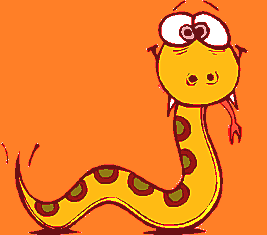
#> input picture OpenCV/mypython.png, 267 x 235 px, found by its file name
$ python 'OpenCV - Read and Write an image-2.py'
#> lines starting #> are read from the running program, lines starting #| are printed output that depends on the picture

#Read an image, then show the image in a window and destroy on amy key stroke
import cv2

# Load an color image in grayscale
img = cv2.imread('OpenCV\mypython.png',1)
#> img is the input picture: shape (235, 267, 3); mean B, G, R 38.7, 127.1, 240.3

#cv2.IMREAD_COLOR : Loads a color image; use 1
#cv2.IMREAD_GRAYSCALE : Loads image in grayscale mode ; use 0

cv2.imshow('my image',img)
cv2.waitKey(0)

img1 = cv2.imwrite('newpython.jpg',img)

img2 = cv2.imread('newpython.jpg',0)
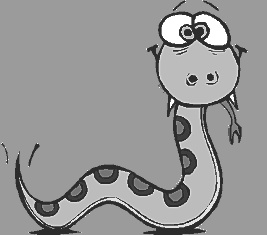
#> img2: shape (235, 267); min 37, max 255, mean 150.7
cv2.imshow('New image',img2)

cv2.waitKey(0)
cv2.destroyAllWindows()
